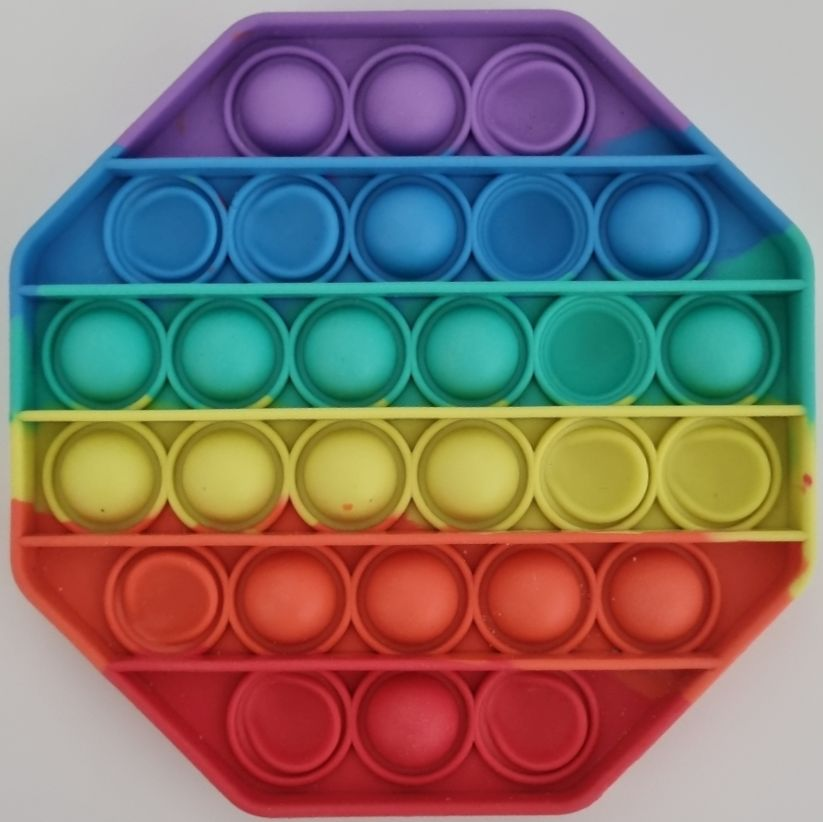
#> input picture pop_resize_006.jpg, 823 x 822 px
$ python test16.py
#> lines starting #> are read from the running program, lines starting #| are printed output that depends on the picture; after the words box and inside, x2 and y2 are one past the last pixel; in counts of white or black regions, pixels touching at a corner belong together
# -*- coding: utf-8 -*-
"""
Created on Thu Nov 25 01:28:28 2021

@author: Coding
"""
import cv2 # opencv import
import numpy as np # numpy import

data=[] # 흰색 픽셀 데이터 리스트 생성

img = cv2.imread("pop_resize_006.jpg", cv2.IMREAD_COLOR)
#> img is the input picture: shape (822, 823, 3); mean B, G, R 110.8, 115.7, 128.4
img_gray2 = cv2.cvtColor(img, cv2.COLOR_BGR2GRAY)
img_first = cv2.resize(img_gray2, dsize=(800, 800), interpolation=cv2.INTER_AREA)
img_second = cv2.resize(img, dsize=(800, 800), interpolation=cv2.INTER_AREA)
img_c2 = img_first.copy()
img_c = img_second.copy()

img_binary2 = cv2.adaptiveThreshold(img_c2,255,cv2.ADAPTIVE_THRESH_GAUSSIAN_C,cv2.THRESH_BINARY,15,3)
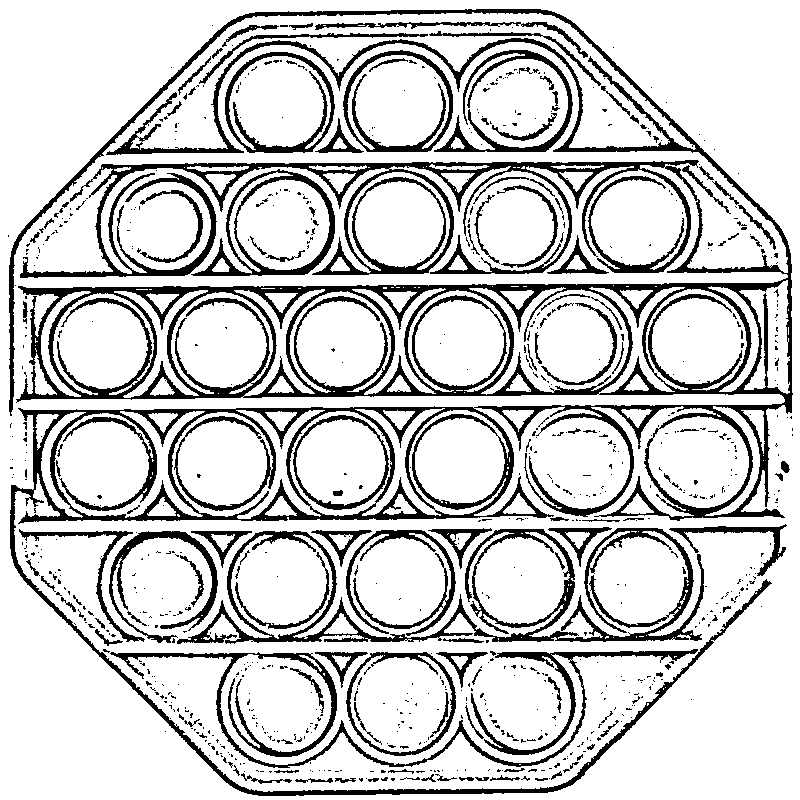
#> img_binary2: shape (800, 800); 80.7% white; 833 black regions (704 under 20 px), largest, box (x1, y1, x2, y2) and area: (9, 9, 793, 796) 72735, (177, 528, 704, 644) 9553, (110, 649, 698, 768) 6505

denoise4 = cv2.medianBlur(img_binary2, 5)
#> denoise4: shape (800, 800); 82% white; 351 black regions (209 under 20 px), largest, box (x1, y1, x2, y2) and area: (18, 281, 782, 401) 18815, (9, 9, 792, 413) 11218, (20, 160, 781, 278) 7205

kernel1 = cv2.getStructuringElement(cv2.MORPH_RECT, (2,2))
blackhat = cv2.morphologyEx(denoise4, cv2.MORPH_BLACKHAT, kernel1)
#> blackhat: shape (800, 800); 3.9% white in thin lines or dots


#================== 이미지 선명도 증가 함수===========
def img_Contrast(img_c):
    lab = cv2.cvtColor(img_c, cv2.COLOR_BGR2LAB)
#> lab: shape (800, 800, 3); mean of channels 0, 1, 2 133.7, 137.6, 136.7
    l, a, b = cv2.split(lab)
    clahe = cv2.createCLAHE(clipLimit=3.0, tileGridSize=(9, 9))
    cl = clahe.apply(l)
    limg = cv2.merge((cl, a, b))
#> limg: shape (800, 800, 3); mean of channels 0, 1, 2 140.8, 137.6, 136.7
    final = cv2.cvtColor(limg, cv2.COLOR_LAB2BGR)
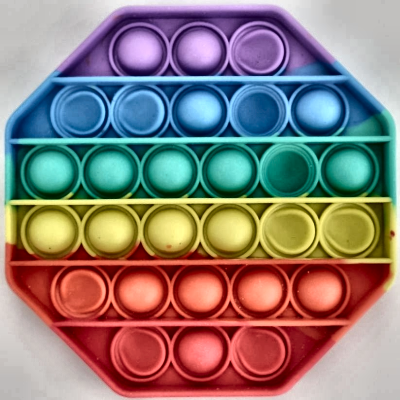
#> final: shape (800, 800, 3) (shown at 1/2 size); mean B, G, R 120.1, 124.8, 139.2
    return final
img_c =  img_Contrast(img_c)
#=====================================================

img_gray = cv2.cvtColor(img_c, cv2.COLOR_BGR2GRAY) # 이미지 그레이스케일
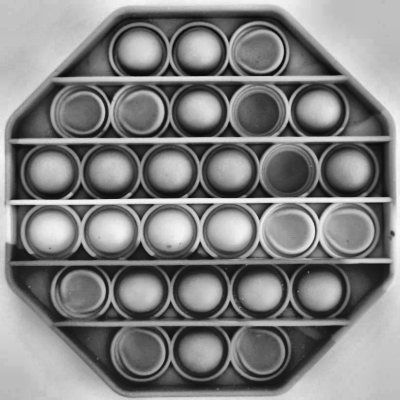
#> img_gray: shape (800, 800) (shown at 1/2 size); min 6, max 250, mean 128.6

img_binary = cv2.adaptiveThreshold(img_gray,255,cv2.ADAPTIVE_THRESH_GAUSSIAN_C,cv2.THRESH_BINARY,15,3)
#> img_binary: shape (800, 800); 72.4% white; 3765 black regions (3645 under 20 px), largest, box (x1, y1, x2, y2) and area: (9, 9, 793, 646) 95625, (20, 160, 787, 278) 25272, (104, 649, 698, 784) 11880

#===== Mopolgy2 =============================================
# 모폴로지 연산(침식 or 팽창)
kernel_size_row = 2 # 이 값이 커질수록 침식 또는 팽창 효과가 강해집니다 (기본값 : 3)
kernel_size_col = 2 # 이 값이 커질수록 침식 또는 팽창 효과가 강해집니다 (기본값 : 3)
# 3, 5, 7등으로 값을 바꿔서 실행해보세요. cv2.erode()나 cv.dilate를 반복하여 적용하는 것도 가능합니다.
kernel = np.ones((kernel_size_row, kernel_size_col), np.uint8)

erosion_image = cv2.erode(img_binary, kernel, iterations=1)  # 침식연산이 적용된 이미지
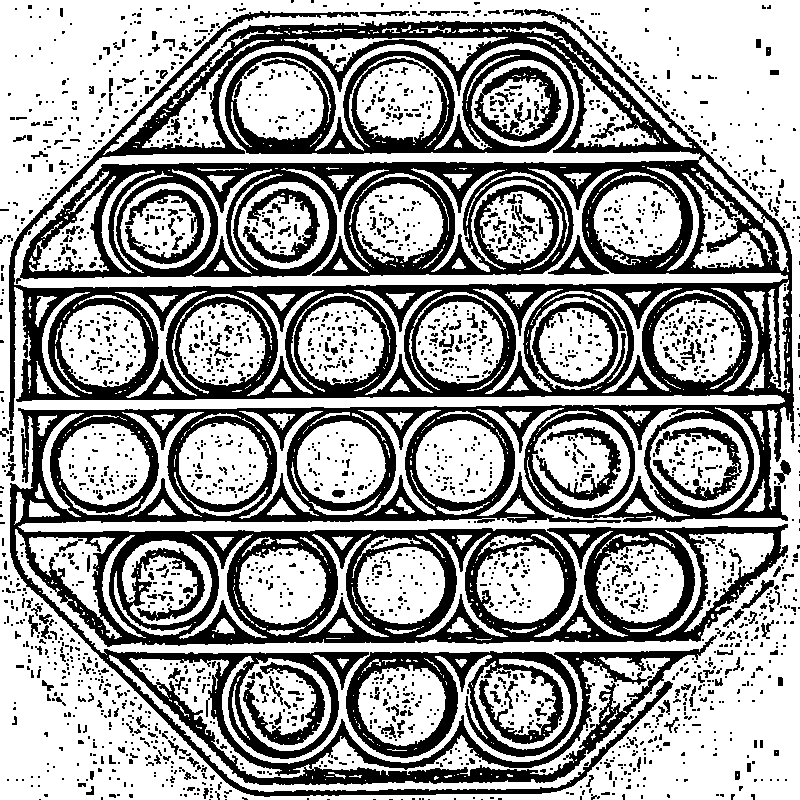
#> erosion_image: shape (800, 800); 62% white; 2405 black regions (2025 under 20 px), largest, box (x1, y1, x2, y2) and area: (9, 9, 794, 797) 181537, (225, 49, 574, 154) 10924, (346, 651, 578, 758) 8961
                                                           # iterations를 2 이상으로 설정하면 반복
dilation_image = cv2.dilate(img_binary, kernel, iterations=1)  # 팽창연산이 적용된 이미지
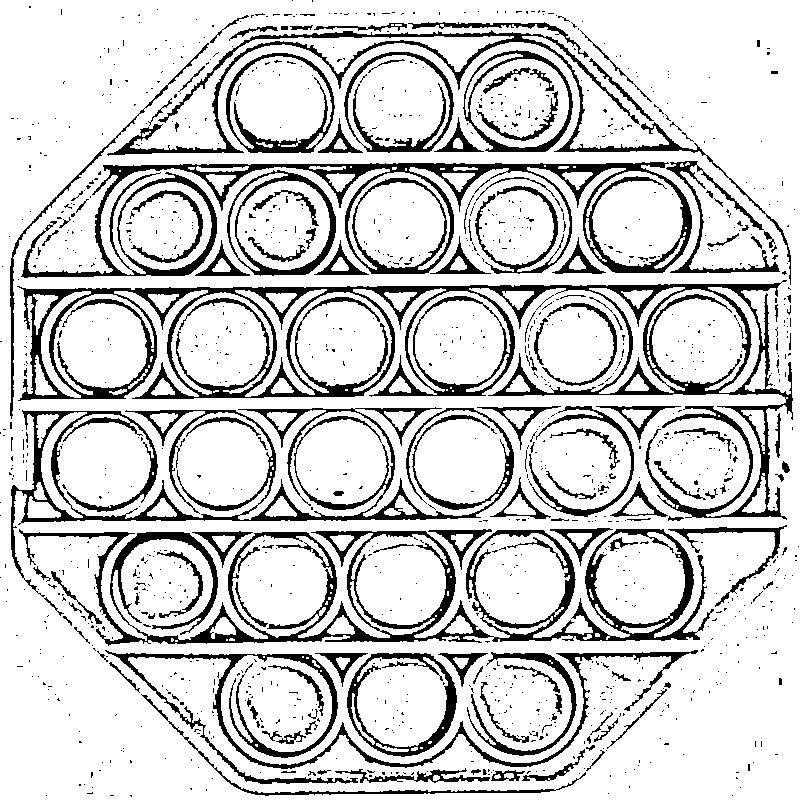
#> dilation_image: shape (800, 800); 81.8% white; 1266 black regions (1124 under 20 px), largest, box (x1, y1, x2, y2) and area: (17, 280, 793, 520) 23398, (19, 529, 714, 646) 15784, (21, 162, 692, 278) 13424
                                                             # iterations를 2 이상으로 설정하면 반복 적용됨
#==========================================================

denoise3 = cv2.medianBlur(erosion_image, 1)

try:
    circles = cv2.HoughCircles(blackhat, cv2.HOUGH_GRADIENT, 2, 90, param1 = 200, param2 =85, minRadius = 44, maxRadius = 63)
#> circles = 25 rows, first 8: [457, 341, 53], [221, 457, 48.4], [341, 345, 48.6], [395, 103, 52.8], [279, 99, 48.6], [455, 465, 50.8], [705, 345, 61.8], [229, 347, 61.8]
    circles = np.uint16(np.around(circles))
#> circles = 25 rows, first 8: [457, 341, 53], [221, 457, 48], [341, 345, 49], [395, 103, 53], [279, 99, 49], [455, 465, 51], [705, 345, 62], [229, 347, 62]
    for i in circles[0]:
         #x,y는 원의 중심값
        x = i[0].item()
        y = i[1].item()
        #img_circle = cv2.circle(blackhat, (x,y), 50, (255, 255, 255), 2)
        cv2.rectangle(img_second,(x-35,y-35),(x+35,y+35),(0,0,0),2)
        img_crop = blackhat[y-45:y+45,x-45:x+45] # 이미지 크롭
        pix_sum = np.sum(img_crop) # 픽셀값을 모두 더하기
        pix_sum_cnt = int((pix_sum/255)) # 이미지에서 흰색 픽셀의 개수에 해당
        data.append(pix_sum_cnt) # 픽셀수를 다 더해서 data 리스트에 하나씩 담음
        if 3800<pix_sum_cnt:
            cv2.putText(img_second, '1', (x,y), cv2.FONT_HERSHEY_SIMPLEX, 1, (255,0,0), 1)
#> this loop made 25 passes
#> (i, x, y, pix_sum, pix_sum_cnt) on passes 1 to 8: ([457, 341, 53], 457, 341, 75480, 296), ([221, 457, 48], 221, 457, 59925, 235), ([341, 345, 49], 341, 345, 73440, 288), ([395, 103, 53], 395, 103, 62220, 244), ([279, 99, 49], 279, 99, 54060, 212), ([455, 465, 51], 455, 465, 68595, 269), ([705, 345, 62], 705, 345, 71910, 282), ([229, 347, 62], 229, 347, 72930, 286)
#> pass 1, `img_crop = blackhat[y-45:y+45,x-45:x+45]`:
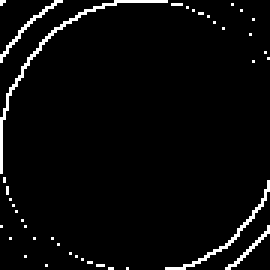
#> img_crop: shape (90, 90) (shown 3 times larger); 3.7% white in thin lines or dots
#> after the loop:
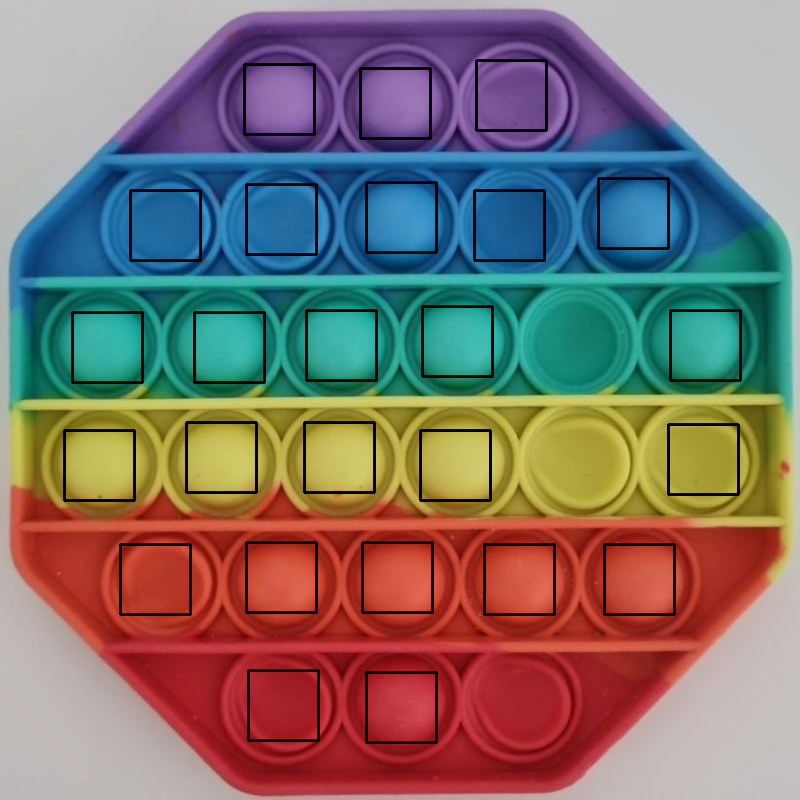
#> img_second: shape (800, 800, 3); mean B, G, R 107.8, 112.4, 124.9
#> after the loop, data = 25 values, max 384 at index 24, min 137 at index 23, mean 250.7
        # [4 lines of commented-out code are left out]
except:
    circles = 0
#=====================================================================

sor = np.sort(data)
#> sor = 25 values from 137 to 384
print(sor) #sor 데이터 리스트 출력
#| [137 147 166 190 212 213 217 231 235 237 244 245 250 258 269 270 282 284
#|  285 286 288 293 296 348 384]

#===================================최종 결과 확인====================
cv2.imshow("Result1", blackhat)
cv2.imshow("Result2", img_second)
cv2.waitKey(0)
cv2.destroyAllWindows()
#====================================================================

$ run again, with pop_resize_002.jpg copied over pop_resize_006.jpg
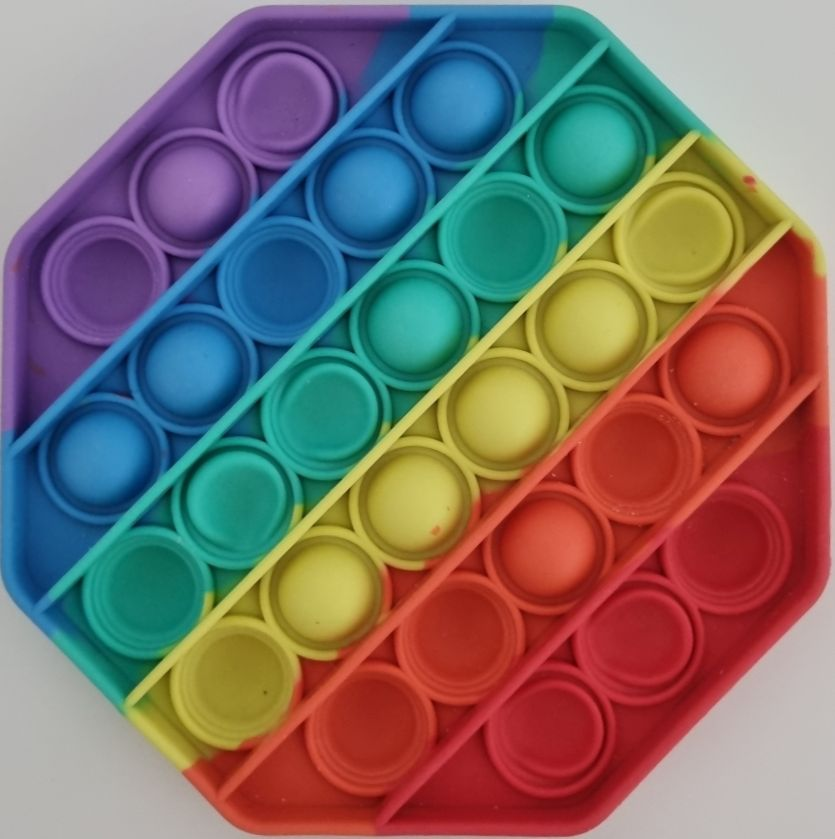
#> input picture pop_resize_002.jpg, 835 x 839 px
#> img is the input picture: shape (839, 835, 3); mean B, G, R 106.3, 111.5, 125
#> `img_binary2 = cv2.adaptiveThreshold(img_c2,255,cv2.ADAPTIVE_THRESH_GAU..`:
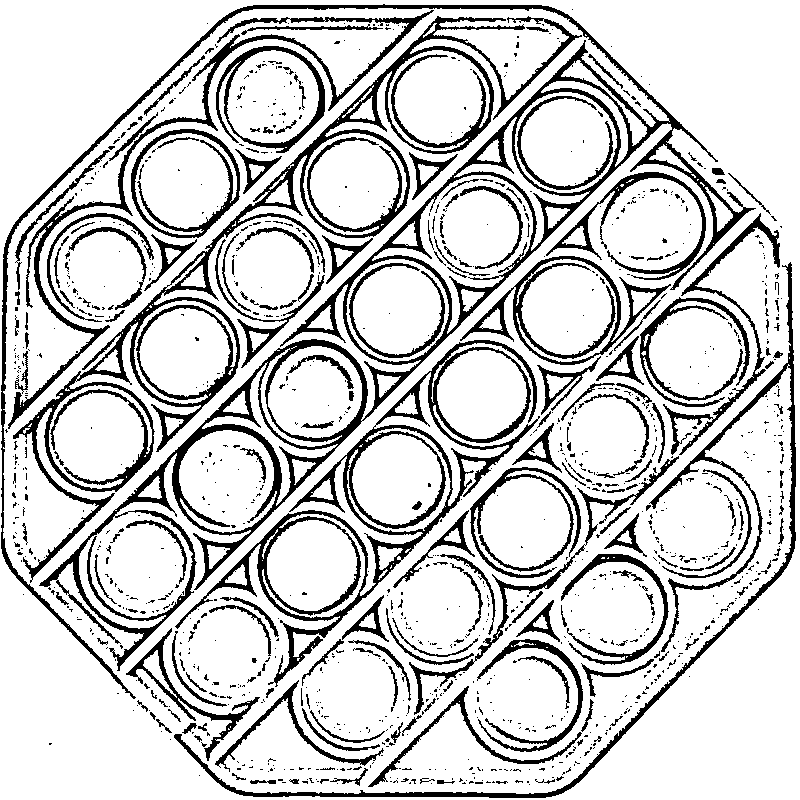
#> img_binary2: shape (800, 800); 81.2% white; 1157 black regions (951 under 20 px), largest, box (x1, y1, x2, y2) and area: (1, 4, 756, 699) 25817, (13, 16, 582, 583) 17005, (175, 340, 540, 687) 11368
#> denoise4: shape (800, 800); 83% white; 431 black regions (261 under 20 px), largest, box (x1, y1, x2, y2) and area: (13, 17, 577, 577) 16013, (2, 5, 706, 417) 14207, (41, 339, 368, 667) 9239
#> blackhat: shape (800, 800); 4% white in thin lines or dots
#> lab: shape (800, 800, 3); mean of channels 0, 1, 2 130, 138, 137.2
#> limg: shape (800, 800, 3); mean of channels 0, 1, 2 136.8, 138, 137.2
#> img_binary: shape (800, 800); 71.6% white; 3801 black regions (3624 under 20 px), largest, box (x1, y1, x2, y2) and area: (1, 4, 797, 798) 82408, (215, 172, 780, 788) 25031, (172, 340, 540, 707) 12698
#> erosion_image: shape (800, 800); 60.3% white; 2263 black regions (1865 under 20 px), largest, box (x1, y1, x2, y2) and area: (1, 4, 798, 799) 178544, (366, 350, 793, 791) 18159, (215, 46, 327, 155) 2795
#> dilation_image: shape (800, 800); 81.8% white; 1579 black regions (1371 under 20 px), largest, box (x1, y1, x2, y2) and area: (11, 17, 585, 576) 16632, (285, 35, 758, 419) 10061, (258, 341, 538, 687) 8314
#> `circles = cv2.HoughCircles(blackhat, cv2.HOUGH_GRADIENT, 2, 90, param1..`: circles = 19 rows, first 8: [565, 141, 53], [269, 95, 48.4], [563, 303, 48.6], [391, 477, 48.6], [523, 519, 46.4], [307, 567, 50.8], [695, 347, 48.6], [315, 389, 48.6]
#> `circles = np.uint16(np.around(circles))`: circles = 19 rows, first 8: [565, 141, 53], [269, 95, 48], [563, 303, 49], [391, 477, 49], [523, 519, 46], [307, 567, 51], [695, 347, 49], [315, 389, 49]
#> the loop `for i in circles[0]:` made 19 passes
#> (i, x, y, pix_sum, pix_sum_cnt) on passes 1 to 8: ([565, 141, 53], 565, 141, 70380, 276), ([269, 95, 48], 269, 95, 62475, 245), ([563, 303, 49], 563, 303, 49470, 194), ([391, 477, 49], 391, 477, 59670, 234), ([523, 519, 46], 523, 519, 50745, 199), ([307, 567, 51], 307, 567, 50745, 199), ([695, 347, 49], 695, 347, 45135, 177), ([315, 389, 49], 315, 389, 68595, 269)
#> after the loop `for i in circles[0]:`:
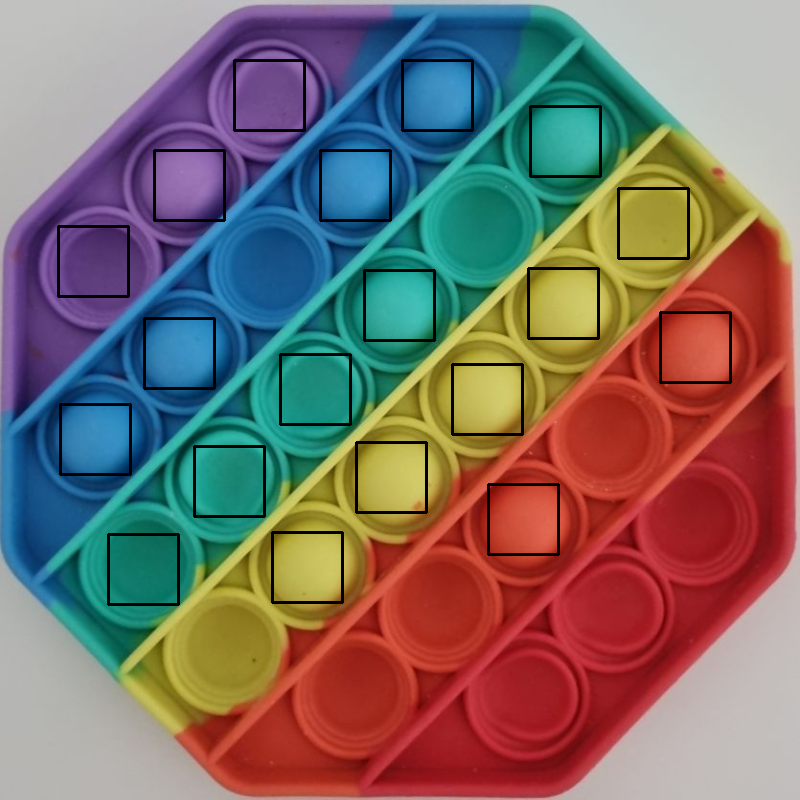
#> img_second: shape (800, 800, 3); mean B, G, R 103.8, 108.7, 122.7
#> after the loop `for i in circles[0]:`: data = [276, 245, 194, 234, 199, 199, 177, 269, 232, 266, 201, 243, 227, 215, 226, 160, 145, 175, 269]
#> sor = 19 values from 145 to 276
#| [145 160 175 177 194 199 199 201 215 226 227 232 234 243 245 266 269 269
#|  276]
